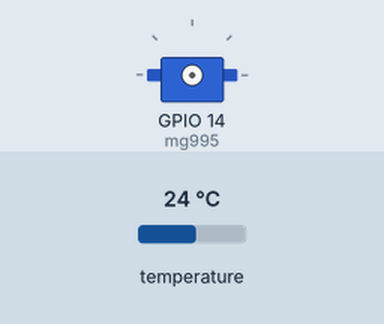
A sketch run on a simulated ESP8266 (NodeMCU). Shown: servo. The inputs (shaded band) are chosen by the test bench; at power-on: temperature 24 °C. WiFi joins after 1.5 s; servers stay silent unless stated; uploads are accepted with an empty reply; what the sketch prints to the serial monitor is not drawn.

Above: at 0.1 s.
At 2.1 s:
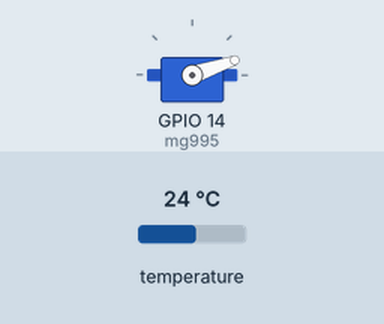
Timing chart, 0 to 3.6 s (numbered marks = the images above):
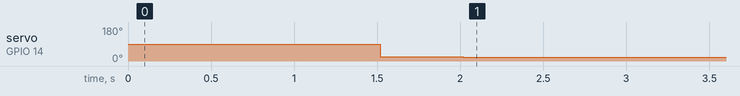

The sketch:

inzynierka.ino
```cpp
#include <ESP8266HTTPClient.h>
#include <Servo.h>
#include <ESP8266WiFi.h>
#include <OneWire.h>
#include <DallasTemperature.h>
#include <ArduinoJson.h>

const char* ssid = "RouterK";
const char* password = "mostowa18router";

Servo mg995;
OneWire oneWire(2);
DallasTemperature sensors(&oneWire);

float readTemp();
void startSetup();
void receiveConfig();
void sendData();
void sendConfirmation();
float PID();
void setServo();

float temperature_now = 0;
float temperature_set = 23.0;
int PID_status = -1;
int PID_set = 4;
float error_prev;
float error;
int manualMode = 0;
float PID_min = 4.0;
float PID_max = 11.0;

unsigned int sendTempPeriod = 60000;
unsigned int checkPeriod = 10000;
unsigned long checkTime_start;
unsigned long sendTime_start;
unsigned long PIDTime_start;
float PIDTime;

int kp = 5;
int ki = 3500;
int kd = 0;
float I = 0;
float D = 0;

void setup() {
	startSetup();				//podstawowe uruchomienie systemu
	receiveConfig();			// odczytaj konfiguracjê
	temperature_now = readTemp();		//odczyt temperatury
	sendData();
	error_prev = temperature_set - temperature_now;
	I = ki * (((float)PID_set / kp) - error_prev - (kd * D));
	checkTime_start, sendTime_start, PIDTime_start = millis();
}

void loop() {
	if ((millis() - checkTime_start) > checkPeriod) {		// odczyt ustawieñ z serwera co 10 sekund
		Serial.println("Poczatek petli 10-sekundowej");
		receiveConfig();
		if (manualMode) setServo();

		checkTime_start = millis();
	}

	if ((millis() - sendTime_start) > sendTempPeriod) {		// pomiar temperatury i wysylka danych
		Serial.println("Poczatek petli 60-sekundowej");
		temperature_now = readTemp();

		if (!manualMode) {
			Serial.println("Wywo³anie PID-a");
			PIDTime = (millis() - PIDTime_start) / 1000.0;			// w sekundach
			PIDTime_start = millis();
			PID_set = (int) PID();
		}

		setServo();
		sendData();

		sendTime_start = millis();

		if (millis() > 86400000)
			ESP.restart();
	}
}

float readTemp() {									// pomiar temperatury
	sensors.requestTemperatures();
	delay(800);
	return round(sensors.getTempCByIndex(0)*10)/10;
}

void startSetup() {									// zaladowanie przystawek na starcie
	Serial.begin(115200);
	sensors.begin();
	WiFi.begin(ssid, password);
	while (WiFi.status() != WL_CONNECTED) {
		Serial.print(".");
		delay(100);
	}
	Serial.println(WiFi.localIP());
	mg995.attach(14);
	setServo();
}

void receiveConfig() {								// odebranie ustawien z serwera
	boolean configChanged = false;
	HTTPClient client;
	client.setTimeout(5000);
	float temp = readTemp();
	if (client.begin("http://192.168.0.10/sendConfig.php")) {
		client.addHeader("Content-Type", "application/x-www-form-urlencoded");
		//Serial.println("Polaczono z serwerem. Odbior danych...");
		int httpCode = client.GET();
		//Serial.println("HTTP CODE: " + (String) httpCode);
		if (httpCode == 200) {
			const size_t capacity = JSON_OBJECT_SIZE(6) + 80;
			DynamicJsonDocument doc(capacity);
			deserializeJson(doc, client.getString());

			int readKp = doc["kp"];
			int readKi = doc["ki"];
			int readKd = doc["kd"];
			float readTemp = doc["temperature_set"];
			float readPIDSet = doc["pid_set"];
			int readManualMode = doc["manual_mode"];

			if (readKp != kp) {
				kp = readKp;
				Serial.println("Odczytano i zmieniono wartosc kp na: " + (String) kp);
				configChanged = true;
			}

			if (readKi != ki) {
				ki = readKi;
				Serial.println("Odczytano i zmieniono wartosc ki na: " + (String) ki);
				configChanged = true;
			}

			if (readKd != kd) {
				kd = readKd;
				Serial.println("Odczytano i zmieniono wartosc kd na: " + (String) kd);
				configChanged = true;
			}

			if (readTemp != temperature_set) {
				temperature_set = readTemp;
				Serial.println("Odczytano i zmieniono nastawe temperatury na: " + (String) temperature_set);
				configChanged = true;
			}

			if ((int)(2*readPIDSet) != PID_set) {
				Serial.println("Odczytano nastawe zaworu na: " + (String)readPIDSet);
				PID_set = 2*readPIDSet;
				Serial.println("Odczytano i zmieniono nastawe zaworu na: " + (String) PID_set);
				configChanged = true;
			}

			if (readManualMode != manualMode) {
				if (readManualMode)
				{
					error_prev = temperature_set - temp;
					I = ki * (((float) PID_set / kp) - error_prev - (kd * D));
				}
				manualMode = readManualMode;
				Serial.println("Odczytano i zmieniono tryb na: " + (String) manualMode);
				configChanged = true;
			}

			Serial.println("Odebrano dane\n");

			sendConfirmation();

			if (configChanged == true) sendData();
			configChanged = false;

		}
		if (httpCode == 404) {
			Serial.println("UPS! Problem z Internetem");
		}
		client.end();
	}
	else {
		Serial.println("B³¹d po³¹czenia");
	}

}

void sendData() {									// wysylka danych na serwer
	HTTPClient client;
	client.setTimeout(5000);
	String request = "temperature_now=" + (String) temperature_now + "&temperature_set=" + temperature_set + "&PID_status=" + (float) PID_status / 2 + "&manual_mode=" + manualMode;
	Serial.println("Przygotowano request: " + request);

	if (client.begin("http://192.168.0.10/readParameters.php")) {
		client.addHeader("Content-Type", "application/x-www-form-urlencoded");
		//Serial.println("Polaczono z serwerem. Wysylka...");
		int httpCode = client.POST(request);
		//Serial.println("HTTP CODE: " + (String)httpCode);
		if (httpCode == 200 ) {
			Serial.println(client.getString() + "\n");
		}

		if (httpCode == 404) {
			Serial.println("UPS! Problem z Internetem");
		}
		client.end();
	}
	else {
		Serial.println("Blad po³¹czenia");
	}
}

void sendConfirmation() {								// wysylka potwierdzenia przyjecia ustawien
	HTTPClient client;
	client.setTimeout(5000);
	if (client.begin("http://192.168.0.10/confirmation.php")) {
		client.addHeader("Content-Type", "application/x-www-form-urlencoded");
		//Serial.println("Polaczono z serwerem. Wysylka potwierdzenia...");
		int httpCode = client.GET();
		//Serial.println("HTTP CODE: " + (String)httpCode);
		if (httpCode == 200) {
			Serial.println(client.getString() + "\n");
		}

		if (httpCode == 404) {
			Serial.println("UPS! Problem z Internetem");
		}
		client.end();
	}
	else {
		Serial.println("Blad po³¹czenia");
	}
}

float PID() {
	error = temperature_set - temperature_now;
	float P = error;
	I += ((error_prev+error)/2.0)*PIDTime;
	D = (error - error_prev) / PIDTime;

	if (I > (PID_max*ki / kp)) I = PID_max * ki / kp;
	if (I < PID_min) I = PID_min;

	float PID = kp*(P + I/ki + kd*D);
	error_prev = error;

	if (PID < PID_min) PID = PID_min;
	if (PID > PID_max) PID = PID_max;

	Serial.println("\nRegulacja P: " + (String)(kp*P));
	Serial.println("Regulacja I: " + (String)(kp*I / ki));
	Serial.println("Regulacja D: " + (String)(kp*kd*D));
	Serial.println("Regulacja PID: " + (String)PID + "\n");

	return PID;
}

void setServo() {
	//Serial.println("Metoda setServo");
	Serial.println("PID_set - " + (String)PID_set);
	Serial.println("PID_status - " + (String)PID_status);
	if (PID_status > PID_set) {
		mg995.writeMicroseconds(map((PID_set - 1), 0, 20, 580, 1400));
		//Serial.println("Wartosc zmiany - " + (String) (PID_set - 1));
		delay(500);
		mg995.writeMicroseconds(map(PID_set, 0, 20, 580, 1400));
		//Serial.println("Wartosc zmiany - " + (String) PID_set);
		PID_status = PID_set;
	}
	else if (PID_status < PID_set) {
		mg995.writeMicroseconds(map((PID_set + 1), 0, 20, 580, 1400));
		//Serial.println("Wartosc zmiany + " + (String)(PID_set + 1));
		delay(500);
		mg995.writeMicroseconds(map(PID_set, 0, 20, 580, 1400));
		//Serial.println("Wartosc zmiany + " + (String)PID_set);
		PID_status = PID_set;
	}
}
```
